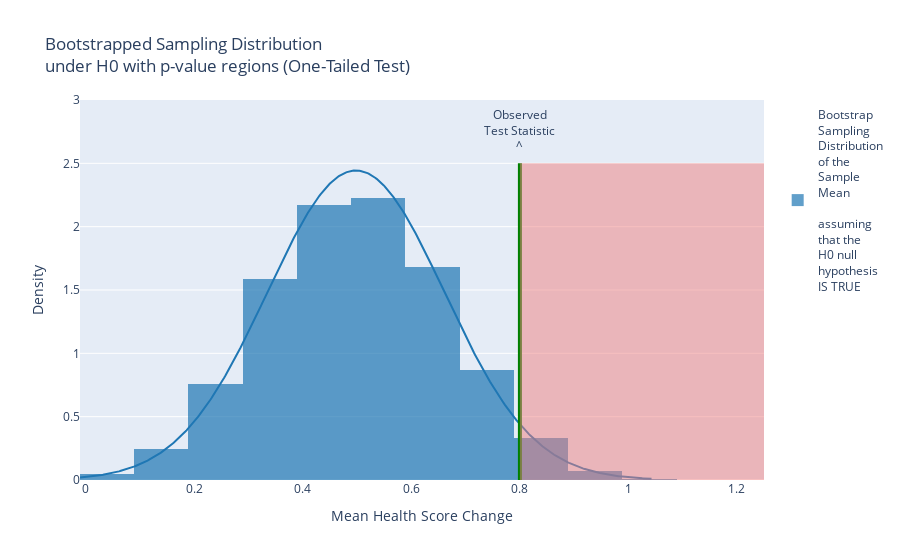

Source (notebook cell):
### Code cell
import numpy as np
import pandas as pd
import plotly.figure_factory as ff 
import plotly.graph_objects as go


# Create a histogram + KDE plot using Plotly
hist_data = [IncreaseProportionSimulations_underH0random + np.random.uniform(-0.05, 0.05, size=len(IncreaseProportionSimulations_underH0random))]
group_labels = ['Bootstrap<br>Sampling<br>Distribution<br>of the<br>Sample<br>Mean<br><br>assuming<br>that the<br>H0 null<br>hypothesis<br>IS TRUE']

# Create distribution plot with normal KDE
fig = ff.create_distplot(hist_data, group_labels, curve_type='normal', show_hist=True, show_rug=False, bin_size=0.1)

# Set some constants for the y-axis and annotations
pv_y = 2.5  # Maximum y value for the observed test statistic line
pv_y_ = 0.25  # Adjustment for text placement

# Add a line for the observed test statistic
fig.add_shape(type="line", x0=observed_test_statistic, y0=0, 
              x1=observed_test_statistic, y1=pv_y,
              line=dict(color="Green", width=4), name="Observed Test Statistic")

# Add a text annotation pointing to the observed test statistic
fig.add_trace(go.Scatter(x=[observed_test_statistic], y=[pv_y + pv_y_], 
                         text=["Observed<br>Test Statistic<br>^"], mode="text", showlegend=False))

# Highlight the right-tail region (for the one-tailed test)
fig.add_shape(type="rect", x0=observed_test_statistic, y0=0, x1=1.25, y1=pv_y,
              fillcolor="LightCoral", opacity=0.5, line_width=0)

# Update the layout for title and axis labels
fig.update_layout(
    title="Bootstrapped Sampling Distribution<br>under H0 with p-value regions (One-Tailed Test)",
    xaxis_title="Mean Health Score Change",
    yaxis_title="Density",
    yaxis=dict(range=[0, pv_y + 2 * pv_y_])
)

# Show the figure (use renderer='png' if exporting for certain submissions)
fig.show()

### Figure 1 — Plotly figure (JSON) as saved in the notebook; plotly's stock layout.template omitted (floating-point values rounded to 4 significant figures; data arrays with more than 128 entries replaced by an {"elided": "..."} marker saying what was removed)
{"data": [{"autobinx": false, "histnorm": "probability density", "legendgroup": "Bootstrap<br>Sampling<br>Distribution<br>of the<br>Sample<br>Mean<br><br>assuming<br>that the<br>H0 null<br>hypothesis<br>IS TRUE", "marker": {"color": "rgb(31, 119, 180)"}, "name": "Bootstrap<br>Sampling<br>Distribution<br>of the<br>Sample<br>Mean<br><br>assuming<br>that the<br>H0 null<br>hypothesis<br>IS TRUE", "opacity": 0.7, "type": "histogram", "x": {"elided": "10000 float values"}, "xaxis": "x", "xbins": {"end": 1.045, "size": 0.1, "start": -0.01099}, "yaxis": "y"}, {"legendgroup": "Bootstrap<br>Sampling<br>Distribution<br>of the<br>Sample<br>Mean<br><br>assuming<br>that the<br>H0 null<br>hypothesis<br>IS TRUE", "marker": {"color": "rgb(31, 119, 180)"}, "mode": "lines", "name": "Bootstrap<br>Sampling<br>Distribution<br>of the<br>Sample<br>Mean<br><br>assuming<br>that the<br>H0 null<br>hypothesis<br>IS TRUE", "showlegend": false, "type": "scatter", "x": {"elided": "500 float values"}, "xaxis": "x", "y": {"elided": "500 float values"}, "yaxis": "y"}, {"mode": "text", "showlegend": false, "text": ["Observed<br>Test Statistic<br>^"], "type": "scatter", "x": [0.8], "y": [2.75]}], "layout": {"barmode": "overlay", "hovermode": "closest", "legend": {"traceorder": "reversed"}, "shapes": [{"line": {"color": "Green", "width": 4}, "name": "Observed Test Statistic", "type": "line", "x0": 0.8, "x1": 0.8, "y0": 0, "y1": 2.5}, {"fillcolor": "LightCoral", "line": {"width": 0}, "opacity": 0.5, "type": "rect", "x0": 0.8, "x1": 1.25, "y0": 0, "y1": 2.5}], "title": {"text": "Bootstrapped Sampling Distribution<br>under H0 with p-value regions (One-Tailed Test)"}, "xaxis": {"anchor": "y2", "domain": [0, 1], "title": {"text": "Mean Health Score Change"}, "zeroline": false}, "yaxis": {"anchor": "free", "domain": [0, 1], "position": 0, "range": [0, 3], "title": {"text": "Density"}}}}
